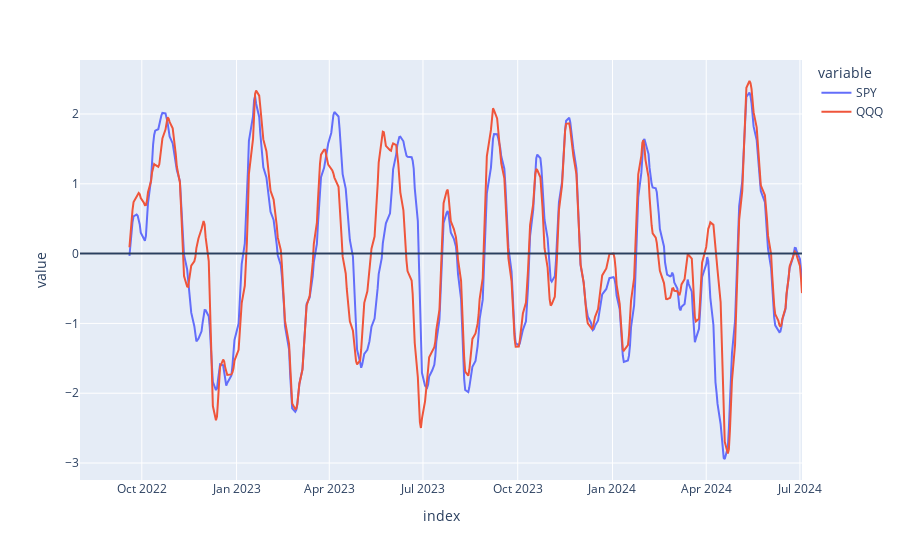

Write notebook code for a chart like this one.
### Code cell
px.line(data_frame=sector_diff_z['2022-03-04':][['SPY', 'QQQ']]).add_hline(0)

### Figure 1 — Plotly figure (JSON) as saved in the notebook; plotly's stock layout.template omitted (floating-point values rounded to 4 significant figures; data arrays with more than 128 entries replaced by an {"elided": "..."} marker saying what was removed)
{"data": [{"hovertemplate": "variable=SPY<br>index=%{x}<br>value=%{y}<extra></extra>", "legendgroup": "SPY", "line": {"color": "#636efa", "dash": "solid"}, "marker": {"symbol": "circle"}, "mode": "lines", "name": "SPY", "orientation": "v", "showlegend": true, "type": "scatter", "x": {"elided": "483 str values"}, "xaxis": "x", "y": {"elided": "483 float values"}, "yaxis": "y"}, {"hovertemplate": "variable=QQQ<br>index=%{x}<br>value=%{y}<extra></extra>", "legendgroup": "QQQ", "line": {"color": "#EF553B", "dash": "solid"}, "marker": {"symbol": "circle"}, "mode": "lines", "name": "QQQ", "orientation": "v", "showlegend": true, "type": "scatter", "x": {"elided": "483 str values"}, "xaxis": "x", "y": {"elided": "483 float values"}, "yaxis": "y"}], "layout": {"legend": {"title": {"text": "variable"}, "tracegroupgap": 0}, "margin": {"t": 60}, "shapes": [{"type": "line", "x0": 0, "x1": 1, "xref": "x domain", "y0": 0, "y1": 0, "yref": "y"}], "xaxis": {"anchor": "y", "domain": [0, 1], "title": {"text": "index"}}, "yaxis": {"anchor": "x", "domain": [0, 1], "title": {"text": "value"}}}}
